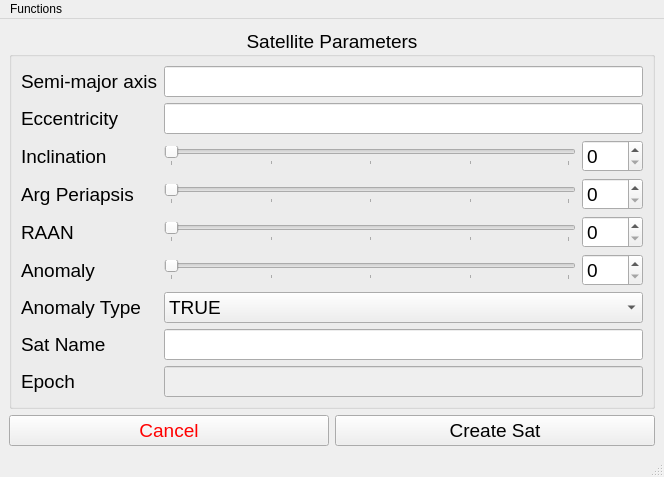
<?xml version="1.0" encoding="UTF-8"?>
<ui version="4.0">
 <class>MainWindow</class>
 <widget class="QMainWindow" name="MainWindow">
  <property name="geometry">
   <rect>
    <x>0</x>
    <y>0</y>
    <width>664</width>
    <height>441</height>
   </rect>
  </property>
  <property name="windowTitle">
   <string>MainWindow</string>
  </property>
  <widget class="QWidget" name="centralwidget">
   <layout class="QGridLayout" name="gridLayout">
    <item row="2" column="0">
     <widget class="QPushButton" name="sat_cancel">
      <property name="palette">
       <palette>
        <active>
         <colorrole role="ButtonText">
          <brush brushstyle="SolidPattern">
           <color alpha="255">
            <red>255</red>
            <green>0</green>
            <blue>0</blue>
           </color>
          </brush>
         </colorrole>
        </active>
        <inactive>
         <colorrole role="ButtonText">
          <brush brushstyle="SolidPattern">
           <color alpha="255">
            <red>255</red>
            <green>0</green>
            <blue>0</blue>
           </color>
          </brush>
         </colorrole>
        </inactive>
        <disabled>
         <colorrole role="ButtonText">
          <brush brushstyle="SolidPattern">
           <color alpha="255">
            <red>120</red>
            <green>120</green>
            <blue>120</blue>
           </color>
          </brush>
         </colorrole>
        </disabled>
       </palette>
      </property>
      <property name="font">
       <font>
        <pointsize>14</pointsize>
       </font>
      </property>
      <property name="text">
       <string>Cancel</string>
      </property>
     </widget>
    </item>
    <item row="0" column="0" colspan="2">
     <widget class="QGroupBox" name="sat_params_box">
      <property name="font">
       <font>
        <pointsize>14</pointsize>
       </font>
      </property>
      <property name="title">
       <string>Satellite Parameters</string>
      </property>
      <property name="alignment">
       <set>Qt::AlignCenter</set>
      </property>
      <layout class="QGridLayout" name="gridLayout_2">
       <item row="2" column="0">
        <widget class="QLabel" name="label_inclination">
         <property name="text">
          <string>Inclination</string>
         </property>
        </widget>
       </item>
       <item row="2" column="3">
        <widget class="QSpinBox" name="set_i">
         <property name="maximum">
          <number>359</number>
         </property>
        </widget>
       </item>
       <item row="2" column="2">
        <widget class="QSlider" name="horizontalSlider">
         <property name="maximum">
          <number>359</number>
         </property>
         <property name="orientation">
          <enum>Qt::Horizontal</enum>
         </property>
         <property name="invertedAppearance">
          <bool>false</bool>
         </property>
         <property name="invertedControls">
          <bool>false</bool>
         </property>
         <property name="tickPosition">
          <enum>QSlider::TicksBelow</enum>
         </property>
         <property name="tickInterval">
          <number>90</number>
         </property>
        </widget>
       </item>
       <item row="8" column="0">
        <widget class="QLabel" name="label_epoch">
         <property name="text">
          <string>Epoch</string>
         </property>
        </widget>
       </item>
       <item row="8" column="2" colspan="2">
        <widget class="QLineEdit" name="set_epoch">
         <property name="enabled">
          <bool>false</bool>
         </property>
        </widget>
       </item>
       <item row="0" column="0">
        <widget class="QLabel" name="label_semi_major_axis">
         <property name="text">
          <string>Semi-major axis</string>
         </property>
        </widget>
       </item>
       <item row="3" column="0">
        <widget class="QLabel" name="label_omega">
         <property name="text">
          <string>Arg Periapsis</string>
         </property>
        </widget>
       </item>
       <item row="3" column="3">
        <widget class="QSpinBox" name="set_omega">
         <property name="maximum">
          <number>359</number>
         </property>
        </widget>
       </item>
       <item row="7" column="0">
        <widget class="QLabel" name="label_sat_name">
         <property name="text">
          <string>Sat Name</string>
         </property>
        </widget>
       </item>
       <item row="4" column="2">
        <widget class="QSlider" name="horizontalSlider_3">
         <property name="enabled">
          <bool>true</bool>
         </property>
         <property name="maximum">
          <number>359</number>
         </property>
         <property name="value">
          <number>0</number>
         </property>
         <property name="orientation">
          <enum>Qt::Horizontal</enum>
         </property>
         <property name="tickPosition">
          <enum>QSlider::TicksBelow</enum>
         </property>
         <property name="tickInterval">
          <number>90</number>
         </property>
        </widget>
       </item>
       <item row="6" column="0">
        <widget class="QLabel" name="label_anomaly_type">
         <property name="text">
          <string>Anomaly Type</string>
         </property>
        </widget>
       </item>
       <item row="4" column="0">
        <widget class="QLabel" name="label_raan">
         <property name="text">
          <string>RAAN</string>
         </property>
        </widget>
       </item>
       <item row="7" column="2" colspan="2">
        <widget class="QLineEdit" name="set_sat_name"/>
       </item>
       <item row="6" column="2" colspan="2">
        <widget class="QComboBox" name="set_anomaly_type">
         <item>
          <property name="text">
           <string>TRUE</string>
          </property>
         </item>
         <item>
          <property name="text">
           <string>ECCENTRIC</string>
          </property>
         </item>
         <item>
          <property name="text">
           <string>MEAN</string>
          </property>
         </item>
        </widget>
       </item>
       <item row="1" column="2" colspan="2">
        <widget class="QLineEdit" name="set_e"/>
       </item>
       <item row="3" column="2">
        <widget class="QSlider" name="horizontalSlider_2">
         <property name="maximum">
          <number>359</number>
         </property>
         <property name="orientation">
          <enum>Qt::Horizontal</enum>
         </property>
         <property name="tickPosition">
          <enum>QSlider::TicksBelow</enum>
         </property>
         <property name="tickInterval">
          <number>90</number>
         </property>
        </widget>
       </item>
       <item row="5" column="3">
        <widget class="QSpinBox" name="set_anomaly">
         <property name="maximum">
          <number>359</number>
         </property>
        </widget>
       </item>
       <item row="1" column="0">
        <widget class="QLabel" name="label_eccentricity">
         <property name="text">
          <string>Eccentricity</string>
         </property>
        </widget>
       </item>
       <item row="4" column="3">
        <widget class="QSpinBox" name="set_raan">
         <property name="maximum">
          <number>359</number>
         </property>
         <property name="value">
          <number>0</number>
         </property>
        </widget>
       </item>
       <item row="5" column="0">
        <widget class="QLabel" name="label_anomaly">
         <property name="text">
          <string>Anomaly</string>
         </property>
        </widget>
       </item>
       <item row="0" column="2" colspan="2">
        <widget class="QLineEdit" name="set_a"/>
       </item>
       <item row="5" column="2">
        <widget class="QSlider" name="horizontalSlider_4">
         <property name="maximum">
          <number>359</number>
         </property>
         <property name="orientation">
          <enum>Qt::Horizontal</enum>
         </property>
         <property name="tickPosition">
          <enum>QSlider::TicksBelow</enum>
         </property>
         <property name="tickInterval">
          <number>90</number>
         </property>
        </widget>
       </item>
      </layout>
     </widget>
    </item>
    <item row="2" column="1">
     <widget class="QPushButton" name="create_sat">
      <property name="enabled">
       <bool>true</bool>
      </property>
      <property name="font">
       <font>
        <pointsize>14</pointsize>
       </font>
      </property>
      <property name="text">
       <string>Create Sat</string>
      </property>
     </widget>
    </item>
   </layout>
  </widget>
  <widget class="QMenuBar" name="menubar">
   <property name="geometry">
    <rect>
     <x>0</x>
     <y>0</y>
     <width>664</width>
     <height>22</height>
    </rect>
   </property>
   <widget class="QMenu" name="menuFunctions">
    <property name="title">
     <string>Functions</string>
    </property>
    <addaction name="actionReset"/>
   </widget>
   <addaction name="menuFunctions"/>
  </widget>
  <widget class="QStatusBar" name="statusbar"/>
  <action name="actionReset">
   <property name="text">
    <string>Reset</string>
   </property>
   <property name="shortcut">
    <string>Ctrl+R</string>
   </property>
  </action>
 </widget>
 <resources/>
 <connections>
  <connection>
   <sender>horizontalSlider</sender>
   <signal>valueChanged(int)</signal>
   <receiver>set_i</receiver>
   <slot>setValue(int)</slot>
   <hints>
    <hint type="sourcelabel">
     <x>481</x>
     <y>143</y>
    </hint>
    <hint type="destinationlabel">
     <x>610</x>
     <y>147</y>
    </hint>
   </hints>
  </connection>
  <connection>
   <sender>horizontalSlider_2</sender>
   <signal>valueChanged(int)</signal>
   <receiver>set_omega</receiver>
   <slot>setValue(int)</slot>
   <hints>
    <hint type="sourcelabel">
     <x>571</x>
     <y>176</y>
    </hint>
    <hint type="destinationlabel">
     <x>603</x>
     <y>173</y>
    </hint>
   </hints>
  </connection>
  <connection>
   <sender>horizontalSlider_3</sender>
   <signal>valueChanged(int)</signal>
   <receiver>set_raan</receiver>
   <slot>setValue(int)</slot>
   <hints>
    <hint type="sourcelabel">
     <x>550</x>
     <y>205</y>
    </hint>
    <hint type="destinationlabel">
     <x>609</x>
     <y>214</y>
    </hint>
   </hints>
  </connection>
  <connection>
   <sender>set_raan</sender>
   <signal>valueChanged(int)</signal>
   <receiver>horizontalSlider_3</receiver>
   <slot>setValue(int)</slot>
   <hints>
    <hint type="sourcelabel">
     <x>594</x>
     <y>201</y>
    </hint>
    <hint type="destinationlabel">
     <x>568</x>
     <y>201</y>
    </hint>
   </hints>
  </connection>
  <connection>
   <sender>set_omega</sender>
   <signal>valueChanged(int)</signal>
   <receiver>horizontalSlider_2</receiver>
   <slot>setValue(int)</slot>
   <hints>
    <hint type="sourcelabel">
     <x>594</x>
     <y>180</y>
    </hint>
    <hint type="destinationlabel">
     <x>575</x>
     <y>179</y>
    </hint>
   </hints>
  </connection>
  <connection>
   <sender>set_i</sender>
   <signal>valueChanged(int)</signal>
   <receiver>horizontalSlider</receiver>
   <slot>setValue(int)</slot>
   <hints>
    <hint type="sourcelabel">
     <x>594</x>
     <y>136</y>
    </hint>
    <hint type="destinationlabel">
     <x>573</x>
     <y>136</y>
    </hint>
   </hints>
  </connection>
  <connection>
   <sender>horizontalSlider_4</sender>
   <signal>valueChanged(int)</signal>
   <receiver>set_anomaly</receiver>
   <slot>setValue(int)</slot>
   <hints>
    <hint type="sourcelabel">
     <x>576</x>
     <y>243</y>
    </hint>
    <hint type="destinationlabel">
     <x>592</x>
     <y>244</y>
    </hint>
   </hints>
  </connection>
  <connection>
   <sender>set_anomaly</sender>
   <signal>valueChanged(int)</signal>
   <receiver>horizontalSlider_4</receiver>
   <slot>setValue(int)</slot>
   <hints>
    <hint type="sourcelabel">
     <x>601</x>
     <y>232</y>
    </hint>
    <hint type="destinationlabel">
     <x>583</x>
     <y>241</y>
    </hint>
   </hints>
  </connection>
 </connections>
</ui>
